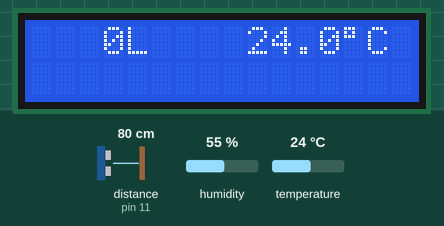
A sketch run on a simulated Arduino Uno, built with avr-gcc and run on an emulated ATmega328P. Shown: 16×2 character LCD. The inputs (shaded band) are chosen by the test bench; at power-on: distance to the obstacle (sensor on pin 11) 80 cm, temperature 24 °C, humidity 55 %. The echo pulse lasts 58.3 µs per cm; what the sketch prints to the serial monitor is not drawn.

Above: at 1.2 s.
1.3 s: distance to the obstacle (sensor on pin 11) set to 2 cm
At 6.3 s:
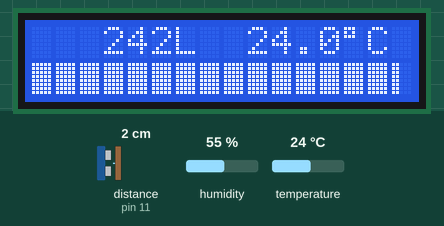
7.6 s: distance to the obstacle (sensor on pin 11) set to 9 cm
At 11.4 s:
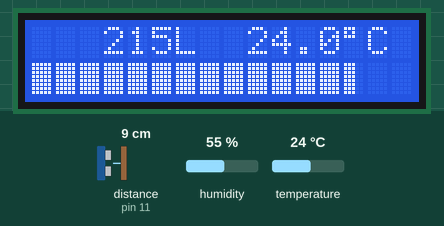
13.9 s: temperature set to 12 °C
At 16.6 s:
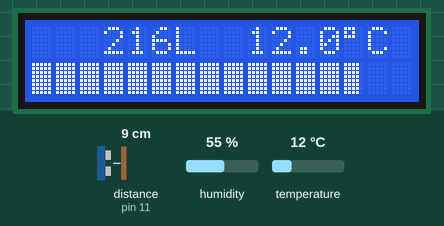
20.2 s: distance to the obstacle (sensor on pin 11) set to 4 cm
At 21.7 s:
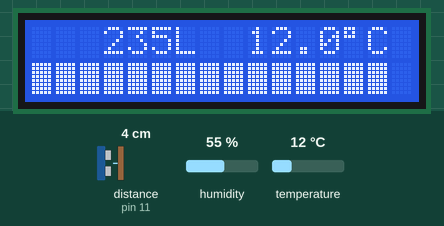
26.5 s: temperature set to 28 °C
At 33.1 s:
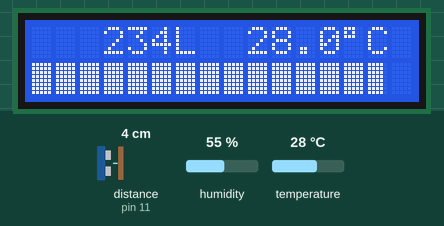
33.4 s: distance to the obstacle (sensor on pin 11) set to 18 cm
At 38.3 s:
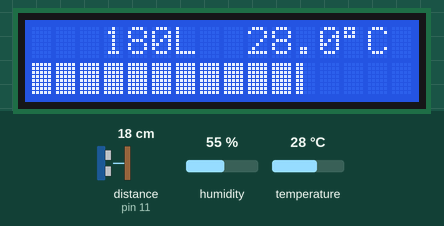
Timing chart, 0 to 39.8 s (numbered marks = the images above; inputs shaded):
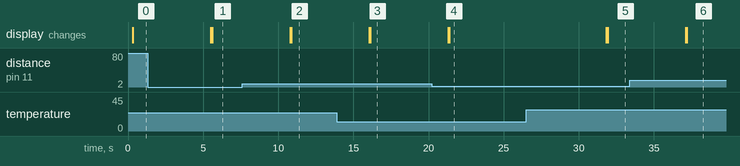

Measured:
- after the input at 1.3 s, the display: first changes after 4.2 s (image 1 shows a later state)
- after the input at 7.6 s, the display: first changes after 3.2 s (image 2 shows a later state)
- after the input at 13.9 s, the display: first changes after 2.2 s (image 3 shows a later state)
- after the input at 20.2 s, the display: first changes after 1.1 s (image 4 shows a later state)
- after the input at 26.5 s, the display: first changes after 5.3 s (image 5 shows a later state)
- after the input at 33.4 s, the display: first changes after 3.7 s (image 6 shows a later state)

The sketch:

Nebbavann.ino
```cpp
#include <DHT.h>
#include <DHT_U.h>
#include <Wire.h>
#include <LiquidCrystal_I2C.h>
#include <NewPing.h>

//Define Tempreader

//Must be a DIGITAL pin!
#define DHTPIN 2
#define DHTTYPE DHT22
DHT dht(DHTPIN, DHTTYPE);
//Define pins for the range finder, digital
#define trigPin 10
#define echoPin 11

//How much a single cm changes the volume of liquid
#define literPerDistance 3.84
//The volume of liquid when the tank is full
#define fullCapacity 250
//Height from mountpoint to water level when tank is full
#define heightOffset 0

int volume;

LiquidCrystal_I2C lcd(0x3f, 2, 1, 0, 4, 5, 6, 7, 3, POSITIVE);  // Set the LCD I2C address
NewPing sonar(trigPin,echoPin);

void setup() {
  Serial.begin (9600);


  //Initialize LCD
  lcd.begin(16,2);
  lcd.backlight();

  //Initialize range detector
  //pinMode(trigPin, OUTPUT);
  //pinMode(echoPin, INPUT);
  dht.begin();


}

float findVolume(float temp){
  float duration, distance, measured_distance, speed;

  //Take the median of 7 readings
  duration = sonar.ping_median(7);
  //Speed of sound at current temp
  speed = (331.3+0.606*temp);

  //Find the distance by dividing a meter by the total roundtrip time divided by two.
  //Notice that we use 10,000 instead of 100
  distance = duration/(10000/speed)/2;
  //Weed need to account for the fact that the sensor is not at water level once the tank is full
  //Experiment with this value, try adding instead of subtracting
  distance = distance - heightOffset;

  //Serial.print("Avstanden er: ");
  //Serial.println(distance);
  float volume = (round(fullCapacity-(distance*literPerDistance))*10)/10;
  if(volume<0){
    return 0;
  }
  else{
    return volume;
  }
}

void LCD_progress_bar (int row, int var, int minVal, int maxVal)
{
  int block = map(var, minVal, maxVal, 0, 16);   // Block represent the current LCD space (modify the map setting to fit your LCD)
  int line = map(var, minVal, maxVal, 0, 80);     // Line represent the theoretical lines that should be printed
  int bar = (line-(block*5));                             // Bar represent the actual lines that will be printed

  /* LCD Progress Bar Characters, create your custom bars */

  byte bar1[8] = { 0x10, 0x10, 0x10, 0x10, 0x10, 0x10, 0x10, 0x10};
  byte bar2[8] = { 0x18, 0x18, 0x18, 0x18, 0x18, 0x18, 0x18, 0x18};
  byte bar3[8] = { 0x1C, 0x1C, 0x1C, 0x1C, 0x1C, 0x1C, 0x1C, 0x1C};
  byte bar4[8] = { 0x1E, 0x1E, 0x1E, 0x1E, 0x1E, 0x1E, 0x1E, 0x1E};
  byte bar5[8] = { 0x1F, 0x1F, 0x1F, 0x1F, 0x1F, 0x1F, 0x1F, 0x1F};
  lcd.createChar(1, bar1);
  lcd.createChar(2, bar2);
  lcd.createChar(3, bar3);
  lcd.createChar(4, bar4);
  lcd.createChar(5, bar5);

  for (int x = 0; x < block; x++)                        // Print all the filled blocks
  {
    lcd.setCursor (x, row);
    lcd.write (1023);
  }

  lcd.setCursor (block, row);                            // Set the cursor at the current block and print the numbers of line needed
  if (bar != 0) lcd.write (bar);
  if (block == 0 && line == 0) lcd.write (1022);   // Unless there is nothing to print, in this case show blank

  for (int x = 16; x > block; x--)                       // Print all the blank blocks
  {
    lcd.setCursor (x, row);
    lcd.write (1022);
  }
}

float readTemp(){
  float t = dht.readTemperature();
  float h = dht.readHumidity();
  //Serial.print("Tempen er: ");
  //Serial.println(t,1);
  //Serial.print("PH er: ");
  //Serial.println(h);

  return t;
}

void loop() {
  //Get water level and temperature
  //We need to get the airtemp first, as the speed of sounds varies according to this factor
  float temp = readTemp();
  //Number of liters as integer
  volume = int(findVolume(temp));

  //Clear LCD litre meassurements from last time
  lcd.setCursor(3,0);
  lcd.print("    ");
  lcd.setCursor(3,0);

  lcd.print(volume);
  lcd.print("L");
  Serial.print("Vannmengde:");
  Serial.println(volume);

  //Print temperature
  lcd.setCursor(9,0);
  //Make sure we only show one decimal place
  lcd.print(temp,1);
  lcd.print((char)223);
  lcd.print("C");
  lcd.setCursor(0,1);

  //Print fillbar
  LCD_progress_bar(1,volume,0,fullCapacity);

  //Wait five seconds before reading temp and volume again
  delay(5000);
}
```
